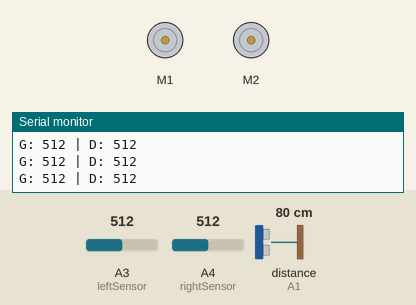
This sketch was run on a simulated Arduino Uno, built with avr-gcc and run on an emulated ATmega328P. Parts: 2 × DC motor (green arrow = forward, orange = backward, longer = faster), the last lines printed to the serial monitor. The test bench sets the inputs (shaded band); at power-on: distance to the obstacle (sensor on A1) 80 cm, A3 (leftSensor) = 512, A4 (rightSensor) = 512. The echo pulse lasts 58.3 µs per cm.

Above: at 1.2 s.
1.3 s: distance to the obstacle (sensor on A1) set to 12 cm
2.8 s: distance to the obstacle (sensor on A1) set to 9 cm
At 4.3 s:
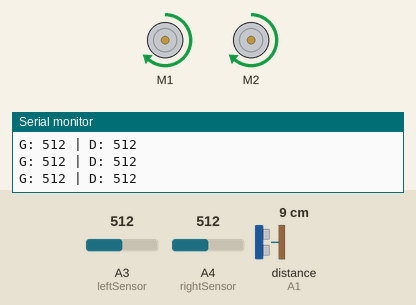
5.8 s: distance to the obstacle (sensor on A1) set to 18 cm
At 7.1 s:
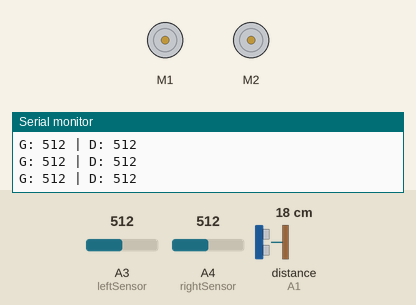
7.3 s: A3 (leftSensor) set to 482
At 8.3 s:
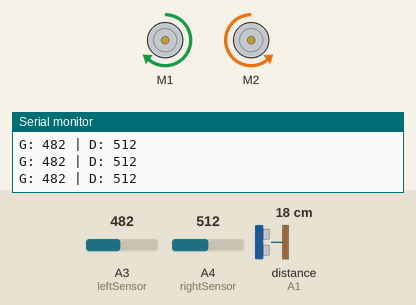
8.8 s: A4 (rightSensor) set to 491
At 9.1 s:
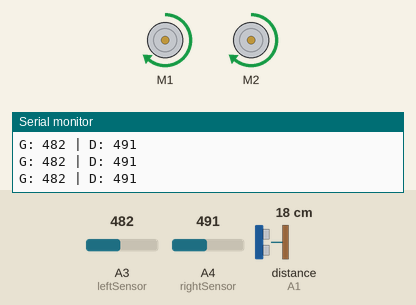
10.3 s: A4 (rightSensor) set to 510
At 11.2 s:
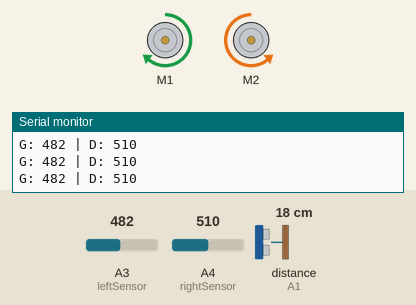
Timing chart, 0 to 13.3 s (numbered marks = the images above; inputs shaded):
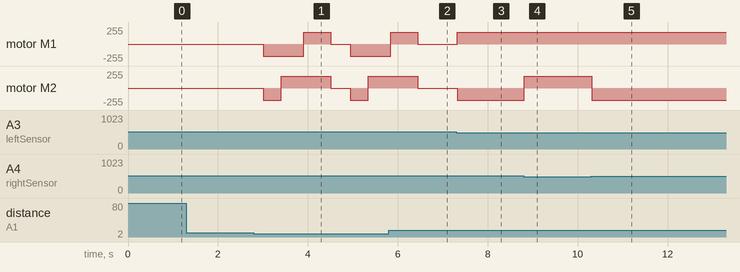

Measured:
- the behaviour switches between 11 and 10 cm on distance to the obstacle (sensor on A1) (found by bisection; images 0 and 1)
- the behaviour switches between 500 and 499 on A3 (leftSensor) (found by bisection; images 2 and 3)
- the behaviour switches between 500 and 499 on A4 (rightSensor) (found by bisection; images 3 and 4)
- after the input at 2.8 s, motor M1: stopped → backward 180/255 after 0.21 s, → forward 180/255 0.90 s later, → stopped 0.60 s later, → backward 180/255 0.43 s later; motor M2: stopped → backward 180/255 after 0.21 s, → forward 180/255 0.40 s later, → stopped 1.1 s later, → backward 180/255 0.43 s later, … (5 changes in this stretch)
- after the input at 5.8 s, motor M1, motor M2: goes on until 6.4 s, then stays stopped
- after the input at 7.3 s, motor M1: stopped → forward 180/255 at once; motor M2: stopped → backward 180/255 at once
- after the input at 8.8 s, motor M2: backward 180/255 → forward 180/255 at once
- after the input at 10.3 s, motor M2: forward 180/255 → backward 180/255 at once

The sketch:

Robot_Suiveur_Obstacle.ino
```cpp
#include <AFMotor.h>
#include <NewPing.h>

// === MOTEURS ===
AF_DCMotor leftMotor(1, MOTOR12_1KHZ);
AF_DCMotor rightMotor(2, MOTOR12_1KHZ);

// === CAPTEURS IR ===
#define leftSensor A3
#define rightSensor A4
#define THRESHOLD 500  // Ajuster selon la surface

// === CAPTEUR ULTRASON ===
#define trigPin A0
#define echoPin A1
#define MAX_DISTANCE 200
NewPing sonar(trigPin, echoPin, MAX_DISTANCE);

// === CONFIG ===
bool avoiding = false;

void setup() {
  Serial.begin(9600);
  leftMotor.setSpeed(180);
  rightMotor.setSpeed(180);

  pinMode(leftSensor, INPUT);
  pinMode(rightSensor, INPUT);
}

void loop() {
  int distance = sonar.ping_cm();

  if (distance > 0 && distance <= 10) {
    avoidObstacle();
  } else {
    followLine();
  }

  delay(30);
}

// === FONCTION DE SUIVI DE LIGNE NOIRE ===
void followLine() {
  int leftValue = analogRead(leftSensor);
  int rightValue = analogRead(rightSensor);

  Serial.print("G: ");
  Serial.print(leftValue);
  Serial.print(" | D: ");
  Serial.println(rightValue);

  if (leftValue < THRESHOLD && rightValue < THRESHOLD) {
    // Ligne centrée
    leftMotor.run(FORWARD);
    rightMotor.run(FORWARD);
  } else if (leftValue < THRESHOLD && rightValue >= THRESHOLD) {
    // Tourner à gauche
    leftMotor.run(FORWARD);
    rightMotor.run(BACKWARD);
  } else if (leftValue >= THRESHOLD && rightValue < THRESHOLD) {
    // Tourner à droite
    leftMotor.run(BACKWARD);
    rightMotor.run(FORWARD);
  } else {
    // Ligne perdue
    leftMotor.run(RELEASE);
    rightMotor.run(RELEASE);
  }
}

// === ÉVITEMENT SIMPLE D’OBSTACLE ===
void avoidObstacle() {
  // Stop
  leftMotor.run(RELEASE);
  rightMotor.run(RELEASE);
  delay(200);

  // Recule un peu
  leftMotor.run(BACKWARD);
  rightMotor.run(BACKWARD);
  delay(400);

  // Tourne à gauche pour contourner
  leftMotor.run(BACKWARD);
  rightMotor.run(FORWARD);
  delay(500);

  // Avance un peu avant de reprendre le suivi
  leftMotor.run(FORWARD);
  rightMotor.run(FORWARD);
  delay(600);

  // Stop avant de reprendre la ligne
  leftMotor.run(RELEASE);
  rightMotor.run(RELEASE);
  delay(200);
}
```
